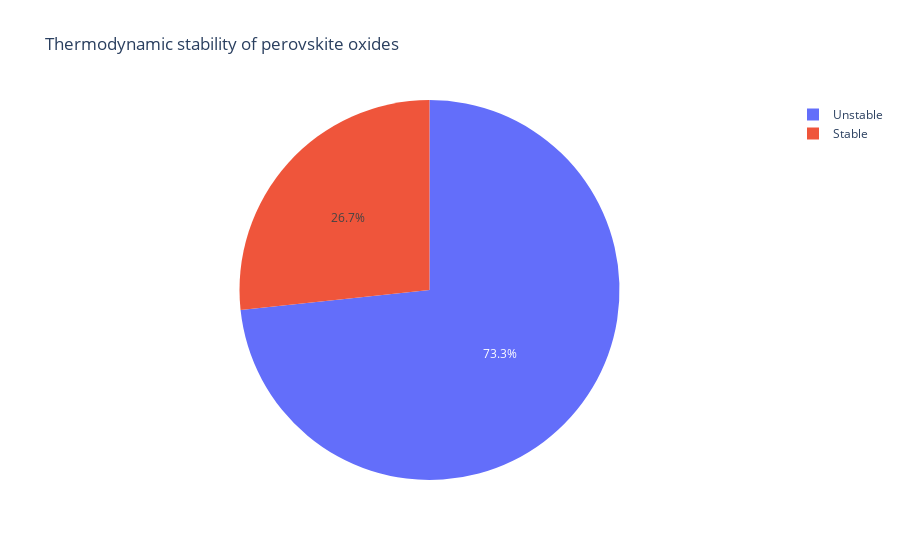

Source (notebook cell):
### Code cell
df_ = df.copy()

df_["IS_UNSTABLE"] = df_["ENERGY_ABOVE_HULL"]>36
e_above_hull = df_.groupby(df_["IS_UNSTABLE"])["COMPOSITION"].count().rename("COUNT")
pie = px.pie(values=e_above_hull, names=["Stable", "Unstable"], title="Thermodynamic stability of perovskite oxides")
pie.show()

### Figure 1 — Plotly figure (JSON) as saved in the notebook; plotly's stock layout.template omitted (floating-point values rounded to 4 significant figures)
{"data": [{"domain": {"x": [0, 1], "y": [0, 1]}, "hovertemplate": "label=%{label}<br>value=%{value}<extra></extra>", "labels": ["Stable", "Unstable"], "legendgroup": "", "name": "", "showlegend": true, "type": "pie", "values": [514, 1412]}], "layout": {"legend": {"tracegroupgap": 0}, "title": {"text": "Thermodynamic stability of perovskite oxides"}}}
